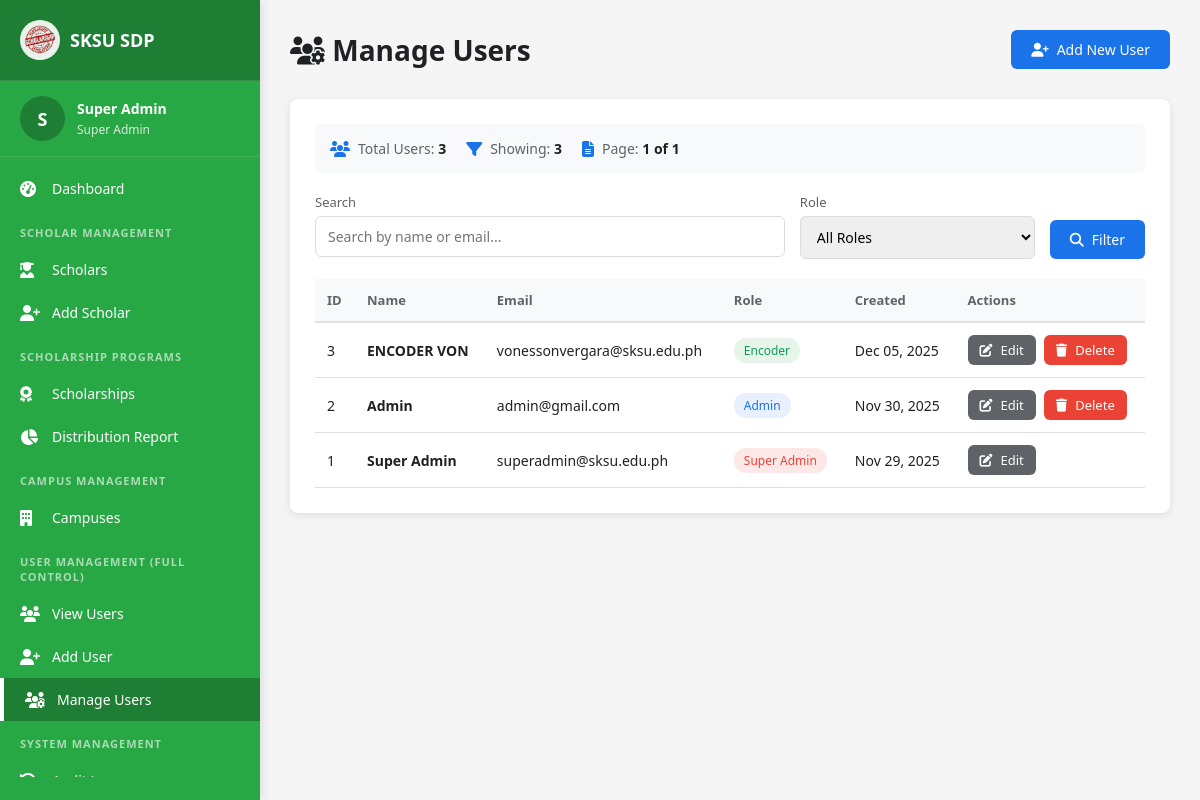
/SuperAdmin/manage-users.php (signed in), run on the app's committed database.
### tables this page shows
CREATE TABLE `users` (
  `id` int(11) NOT NULL,
  `name` varchar(150) DEFAULT NULL,
  `email` varchar(150) DEFAULT NULL,
    `password` varchar(255) DEFAULT NULL,
    `profile_photo` varchar(255) DEFAULT NULL,
  `role` enum('super_admin','admin','encoder') NOT NULL,
  `created_at` timestamp NOT NULL DEFAULT current_timestamp()
);

### SuperAdmin/manage-users.php (the view, shortened to what this page needs)
<?php
include '../conn.php';
$limit = 20;
$page = isset($_GET['page']) ? (int)$_GET['page'] : 1;
$offset = ($page - 1) * $limit;
$search = isset($_GET['search']) ? $_GET['search'] : '';
$where = [];
$params = [];
$types = '';
$where_clause = count($where) > 0 ? 'WHERE ' . implode(' AND ', $where) : '';
$count_query = "SELECT COUNT(*) as total FROM users $where_clause";
$stmt = $conn->prepare($count_query);
$stmt->execute();
$total_records = $stmt->get_result()->fetch_assoc()['total'];
$total_pages = ceil($total_records / $limit);
$query = "SELECT * FROM users $where_clause ORDER BY created_at DESC LIMIT ? OFFSET ?";
$stmt = $conn->prepare($query);
$params[] = $limit;
$params[] = $offset;
$types .= 'ii';
$stmt->bind_param($types, ...$params);
$stmt->execute();
$users = $stmt->get_result();
?>
<!DOCTYPE html>
<html lang="en">
<head>
    <link rel="stylesheet" href="https://cdnjs.cloudflare.com/ajax/libs/font-awesome/6.4.0/css/all.min.css">
</head>
<body>
    <?php include '../sidebars/superadminSB.php'; ?>
    <div class="main-content">
        <div class="page-header">
            <h1><i class="fas fa-users-cog"></i> Manage Users</h1>
            <a href="add-user.php" class="btn btn-primary">
                <i class="fas fa-user-plus"></i> Add New User
            </a>
        </div>
        <div class="card">
            <div class="stats-bar">
                <div class="stat-item">
                    <i class="fas fa-users"></i>
                    <span>Total Users: <strong><?php echo number_format($total_records); ?></strong></span>
                </div>
                <div class="stat-item">
                    <i class="fas fa-filter"></i>
                    <span>Showing: <strong><?php echo number_format($users->num_rows); ?></strong></span>
                </div>
                <div class="stat-item">
                    <i class="fas fa-file-alt"></i>
                    <span>Page: <strong><?php echo $page; ?> of <?php echo $total_pages; ?></strong></span>
                </div>
            </div>
            <form method="GET" action="">
                <div class="filters">
                    <div class="filter-group">
                        <label for="search">Search</label>
                        <input type="text" id="search" name="search" placeholder="Search by name or email..." value="<?php echo htmlspecialchars($search); ?>">
                    </div>
                    <div class="filter-group">
                        <label for="role">Role</label>
                        <select id="role" name="role">
                            <option value="">All Roles</option>
                        </select>
                    </div>
                    <div class="filter-group" style="justify-content: flex-end;">
                        <label>&nbsp;</label>
                        <button type="submit" class="btn btn-primary">
                            <i class="fas fa-search"></i> Filter
                        </button>
                    </div>
                </div>
            </form>
            <div class="table-wrapper">
                <table>
                    <thead>
                        <tr>
                            <th>ID</th>
                            <th>Name</th>
                            <th>Email</th>
                            <th>Role</th>
                            <th>Created</th>
                            <th>Actions</th>
                        </tr>
                    </thead>
                    <tbody>
                        <?php if ($users->num_rows > 0): ?>
                            <?php while ($user = $users->fetch_assoc()): ?>
                                <tr>
                                    <td><?php echo $user['id']; ?></td>
                                    <td><strong><?php echo htmlspecialchars($user['name']); ?></strong></td>
                                    <td><?php echo htmlspecialchars($user['email']); ?></td>
                                    <td>
                                        <?php if ($user['role'] == 'super_admin'): ?>
                                            <span class="badge badge-super">Super Admin</span>
                                        <?php elseif ($user['role'] == 'admin'): ?>
                                            <span class="badge badge-admin">Admin</span>
                                        <?php else: ?>
                                            <span class="badge badge-encoder">Encoder</span>
                                        <?php endif; ?>
                                    </td>
                                    <td><?php echo date('M d, Y', strtotime($user['created_at'])); ?></td>
                                    <td>
                                        <div class="action-buttons">
                                            <a href="edit-user.php?id=<?php echo $user['id']; ?>" class="btn btn-secondary btn-sm">
                                                <i class="fas fa-edit"></i> Edit
                                            </a>
                                            <?php if ($user['id'] != $_SESSION['user_id']): ?>
                                                <button onclick="deleteUser(<?php echo $user['id']; ?>, '<?php echo htmlspecialchars($user['name'], ENT_QUOTES); ?>')" class="btn btn-danger btn-sm">
                                                    <i class="fas fa-trash"></i> Delete
                                                </button>
                                            <?php endif; ?>
                                        </div>
                                    </td>
                                </tr>
                            <?php endwhile; ?>
                        <?php endif; ?>
                    </tbody>
                </table>
            </div>
        </div>
    </div>
</body>
</html>

### SuperAdmin/manage-users.php (style rules this page uses)
* { margin: 0; padding: 0; box-sizing: border-box; font-family: 'Segoe UI', Tahoma, Geneva, Verdana, sans-serif; }
body { background-color: #f5f5f5; }
.main-content { margin-left: 260px; padding: 30px; min-height: 100vh; }
.page-header { display: flex; justify-content: space-between; align-items: center; margin-bottom: 30px; }
.page-header h1 { font-size: 28px; color: #202124; }
.btn { padding: 10px 20px; border-radius: 6px; text-decoration: none; font-weight: 500; transition: all 0.3s ease; border: none; cursor: pointer; font-size: 14px; display: inline-flex; align-items: center; gap: 8px; }
.btn-primary { background: #1a73e8; color: white; }
.btn-danger { background: #ea4335; color: white; }
.btn-secondary { background: #5f6368; color: white; }
.btn-sm { padding: 6px 12px; font-size: 13px; }
.card { background: white; border-radius: 8px; box-shadow: 0 2px 8px rgba(0, 0, 0, 0.1); padding: 25px; }
.filters { display: grid; grid-template-columns: 2fr 1fr auto; gap: 15px; margin-bottom: 20px; }
.filter-group { display: flex; flex-direction: column; gap: 5px; }
.filter-group label { font-size: 13px; color: #5f6368; font-weight: 500; }
.filter-group input, .filter-group select { padding: 10px 12px; border: 1px solid #dadce0; border-radius: 6px; font-size: 14px; transition: border-color 0.3s ease; }
.table-wrapper { overflow-x: auto; }
table { width: 100%; border-collapse: collapse; }
table th { background: #f8f9fa; padding: 12px; text-align: left; font-size: 13px; color: #5f6368; font-weight: 600; border-bottom: 2px solid #e0e0e0; white-space: nowrap; }
table td { padding: 12px; font-size: 14px; color: #202124; border-bottom: 1px solid #e0e0e0; }
.badge { display: inline-block; padding: 4px 10px; border-radius: 12px; font-size: 12px; font-weight: 500; }
.badge-super { background: #fce8e6; color: #ea4335; }
.badge-admin { background: #e8f0fe; color: #1a73e8; }
.badge-encoder { background: #e6f4ea; color: #0f9d58; }
.action-buttons { display: flex; gap: 8px; }
.stats-bar { display: flex; gap: 20px; margin-bottom: 20px; padding: 15px; background: #f8f9fa; border-radius: 6px; }
.stat-item { display: flex; align-items: center; gap: 8px; }
.stat-item i { color: #1a73e8; }
.stat-item span { font-size: 14px; color: #5f6368; }
.stat-item strong { color: #202124; }

### sidebars/superadminSB.php (style rules this page uses)
:root { --sidebar-bg: #28a745; --sidebar-hover: #218838; --sidebar-active: #1e7e34; --sidebar-text: #ffffff; --sidebar-width: 260px; }

### data on the page
users: id "3", name "ENCODER VON", email "vonessonvergara@sksu.edu.ph", role "Encoder", created_at "Dec 05, 2025"
users: id "2", name "Admin", email "admin@gmail.com", role "Admin", created_at "Nov 30, 2025"
users: id "1", name "Super Admin", email "superadmin@sksu.edu.ph", role "Super Admin", created_at "Nov 29, 2025"

### other printed values
substr($_SESSION['name'], 0, 1) "S"
$_SESSION['name'] "Super Admin"
$total_records "3"
$users->num_rows "3"
$page "1"
$total_pages "1"
